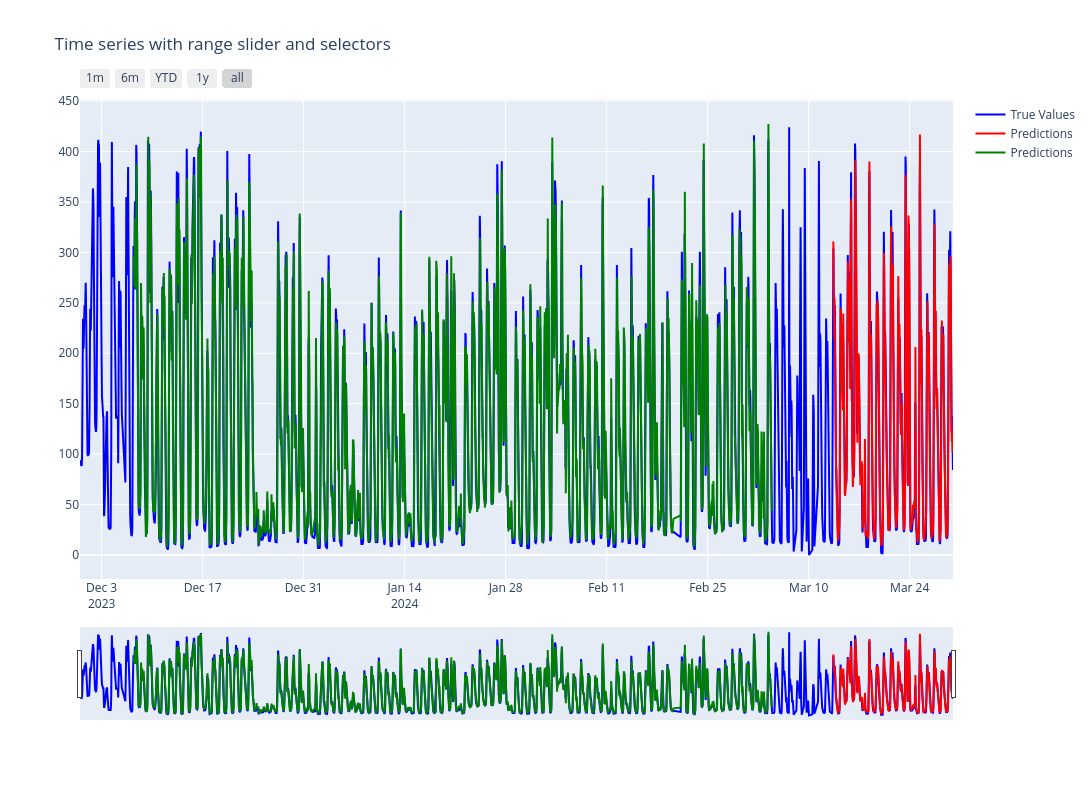

Notebook cell for this chart:
### Code cell
import plotly.graph_objects as go

# Create figure
fig = go.Figure()

fig.add_trace(
    go.Scatter(
        x=dates,
        y=dataset[:,0],
        name='True Values',
        line=dict(color='blue')
    )
)

fig.add_trace(
    go.Scatter(
        x=dates,
        y=testPredictPlot[:,0],
        name='Predictions',
        line=dict(color='red')
    )
)
fig.add_trace(
    go.Scatter(
        x=dates,
        y=trainPredictPlot[:,0],
        name='Predictions',
        line=dict(color='green')
    )
)
# Set title
fig.update_layout(
    title_text="Time series with range slider and selectors"
)

# Add range slider
fig.update_layout(
    xaxis=dict(
        rangeselector=dict(
            buttons=list([
                dict(count=1, label="1m", step="month", stepmode="backward"),
                dict(count=6, label="6m", step="month", stepmode="backward"),
                dict(count=1, label="YTD", step="year", stepmode="todate"),
                dict(count=1, label="1y", step="year", stepmode="backward"),
                dict(step="all")
            ])
        ),
        rangeslider=dict(visible=True),
        type="date"
    ),
    autosize=False,
    width=1400,
    height=800
)
fig.show()

### Figure 1 — Plotly figure (JSON) as saved in the notebook; plotly's stock layout.template omitted (floating-point values rounded to 4 significant figures; data arrays with more than 128 entries replaced by an {"elided": "..."} marker saying what was removed)
{"data": [{"line": {"color": "blue"}, "name": "True Values", "x": {"elided": "2833 str values"}, "y": {"elided": "2833 float values"}, "type": "scatter"}, {"line": {"color": "red"}, "name": "Predictions", "x": {"elided": "2833 str values"}, "y": {"elided": "2833 float values"}, "type": "scatter"}, {"line": {"color": "green"}, "name": "Predictions", "x": {"elided": "2833 str values"}, "y": {"elided": "2833 float values"}, "type": "scatter"}], "layout": {"title": {"text": "Time series with range slider and selectors"}, "xaxis": {"rangeslider": {"visible": true}, "rangeselector": {"buttons": [{"count": 1, "label": "1m", "step": "month", "stepmode": "backward"}, {"count": 6, "label": "6m", "step": "month", "stepmode": "backward"}, {"count": 1, "label": "YTD", "step": "year", "stepmode": "todate"}, {"count": 1, "label": "1y", "step": "year", "stepmode": "backward"}, {"step": "all"}]}, "type": "date"}, "autosize": false, "width": 1400, "height": 800}}
